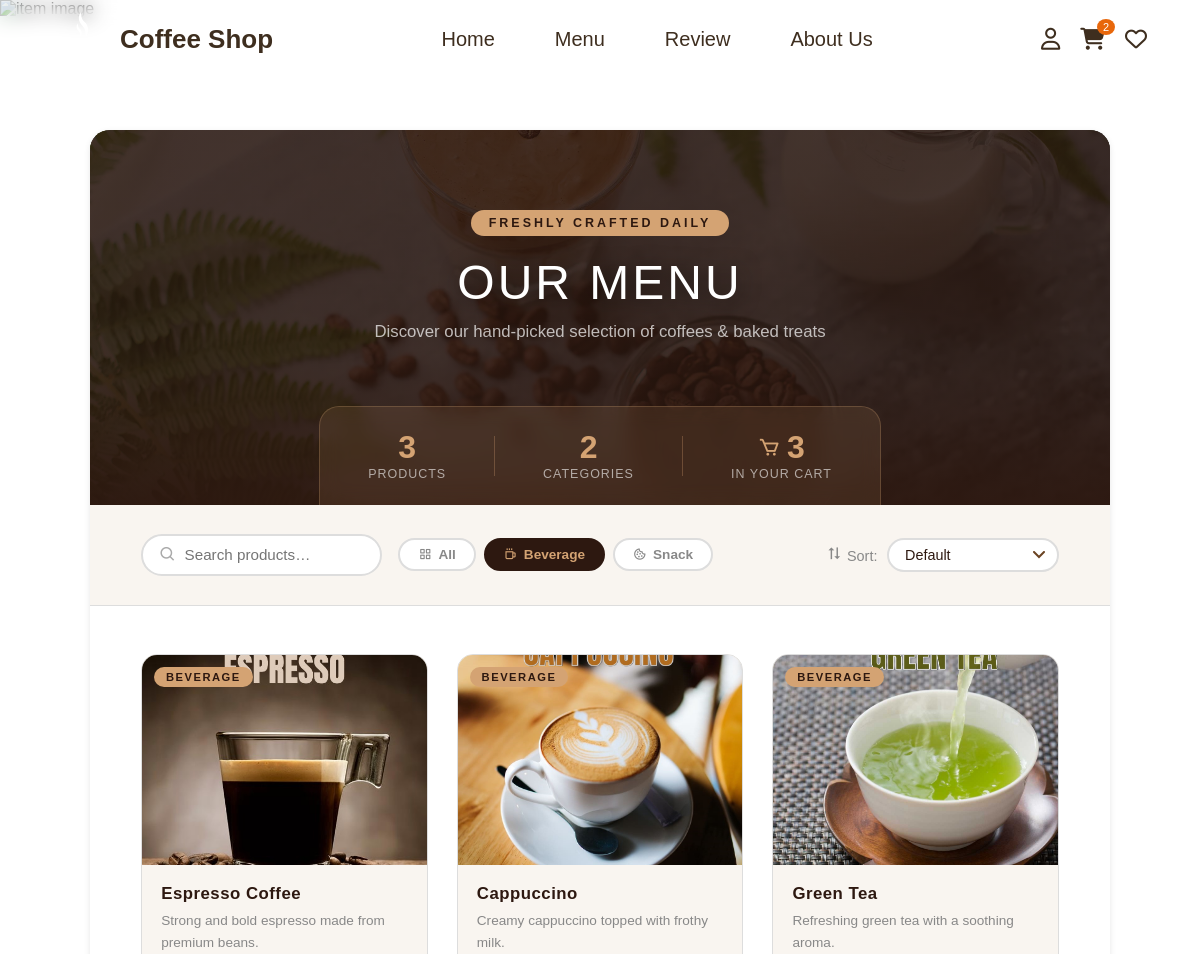
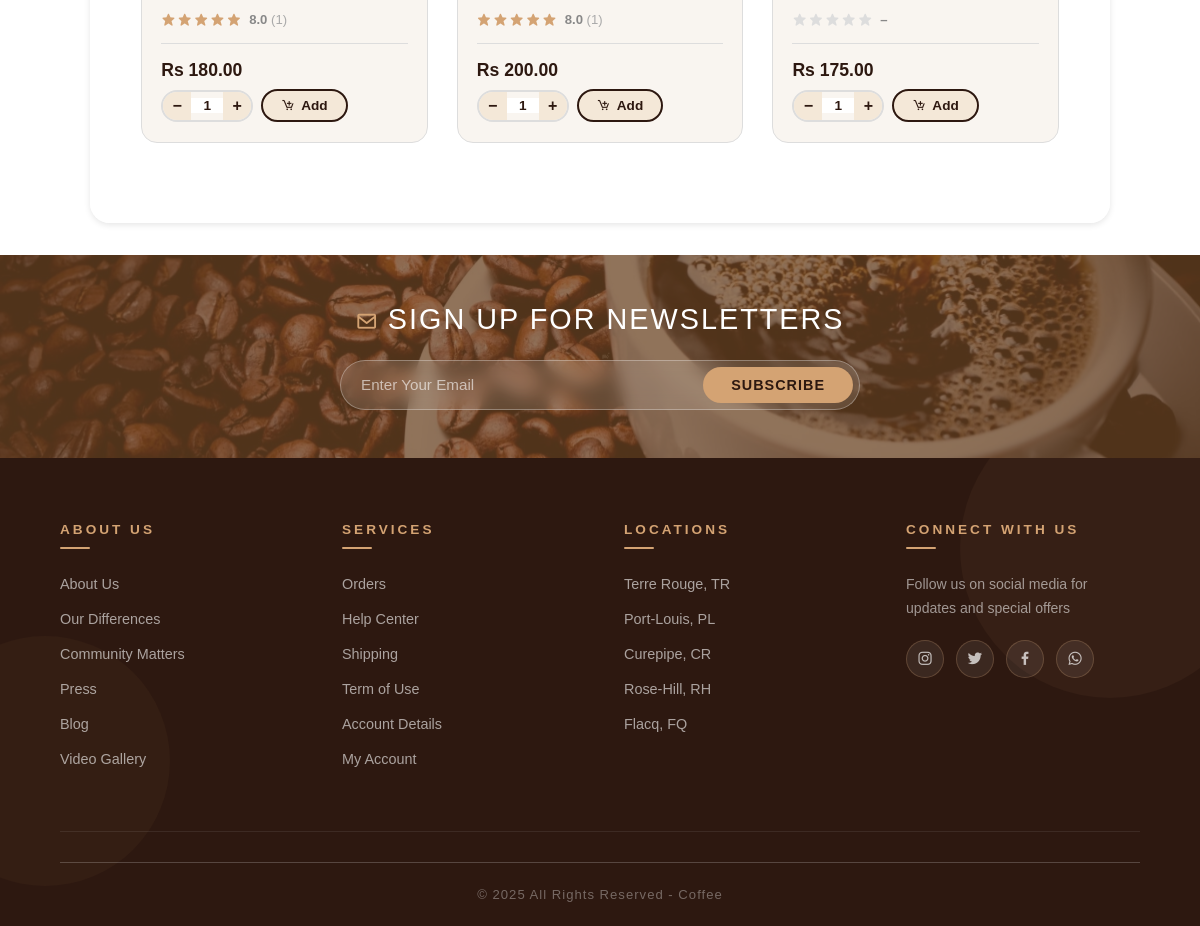
/pages/view_product.php?category=Beverage (signed in), run on the app's committed database (2 pictures, top to bottom).
### tables this page shows
CREATE TABLE `product` (
  `Product_id` int(11) NOT NULL,
  `name` varchar(250) NOT NULL,
  `description` text NOT NULL,
  `price` decimal(10,2) NOT NULL,
  `stock_quantity` int(11) NOT NULL,
  `category` varchar(20) NOT NULL,
  `Visible_on_website` tinyint(1) NOT NULL DEFAULT 1,
  `image_source` varchar(255) NOT NULL
);

### pages/view_product.php (the view, shortened to what this page needs)
<?php
    include('../assets/includes/connect.php');
    $user_id = $_SESSION['user_id'] ?? null;
    $category = $_GET['category'] ?? 'all';
    $sort     = $_GET['sort']     ?? 'default';
    $search   = trim($_GET['search'] ?? '');
    $where  = ["p.Visible_on_website = 1"];
    $params = [];
    if ($category !== 'all') {
        $where[]  = "p.category = ?";
        $params[] = $category;
    }
    $order_by = match($sort) {
        'price_asc'  => 'p.price ASC',
        'price_desc' => 'p.price DESC',
        'name_asc'   => 'p.name ASC',
        'rating'     => 'avg_rating DESC',
        default      => 'p.Product_id ASC',
    };
    $sql = "
        SELECT p.*,
               ROUND(AVG(r.Rating), 1) AS avg_rating,
               COUNT(r.Rating)         AS review_count
        FROM product p
        LEFT JOIN review r ON r.Product_id = p.Product_id
        WHERE " . implode(' AND ', $where) . "
        GROUP BY p.Product_id
        ORDER BY $order_by
    ";
    $stmt = $conn->prepare($sql);
    $stmt->execute($params);
    $products = $stmt->fetchAll(PDO::FETCH_ASSOC);
    $cat_stmt = $conn->query("SELECT DISTINCT category FROM product WHERE Visible_on_website = 1 ORDER BY category");
    $categories = $cat_stmt->fetchAll(PDO::FETCH_COLUMN);
    $cart_count = 0;
    if ($user_id) {
        $cc = $conn->prepare("SELECT SUM(quantity) FROM cart WHERE user_id = ?");
        $cc->execute([$user_id]);
        $cart_count = (int)$cc->fetchColumn();
    }
?>
<!DOCTYPE html>
<html lang="en">
<head>
    <link rel="stylesheet" href="../assets/css/header.css?v=<?php echo time(); ?>">
    <link rel="stylesheet" href="../assets/css/view_product.css?v=<?php echo time(); ?>">
    <link rel="stylesheet" href="../assets/css/footer.css?v=<?php echo time(); ?>">
    <img src="../assets/images/productimages/<?php echo $item['image_source']; ?>" alt="item image">
    <link href="https://unpkg.com/boxicons@2.1.4/css/boxicons.min.css" rel="stylesheet">
</head>
<body>
    <?php include('../assets/includes/header.php'); ?>
    <div style="height: 80px; width: 100%;"></div>
    <div class="main">
        <section class="products-hero">
            <div class="hero-overlay"></div>
            <div class="hero-text">
                <span class="hero-tag">Freshly Crafted Daily</span>
                <h1>Our Menu</h1>
                <p>Discover our hand-picked selection of coffees &amp; baked treats</p>
            </div>
            <div class="stats-bar">
                <div class="stat">
                    <span class="stat-num"><?php echo count($products); ?></span>
                    <span class="stat-label">Products</span>
                </div>
                <div class="stat">
                    <span class="stat-num"><?php echo count($categories); ?></span>
                    <span class="stat-label">Categories</span>
                </div>
                <div class="stat">
                    <a href="cart.php" class="stat-cart">
                        <i class="bx bx-cart"></i>
                        <span class="stat-num"><?php echo $cart_count; ?></span>
                    </a>
                    <span class="stat-label">In Your Cart</span>
                </div>
            </div>
        </section>
        <section class="filters-section">
            <form method="GET" class="search-bar" id="filterForm">
                <div class="search-wrap">
                    <i class="bx bx-search"></i>
                    <input type="text" name="search" placeholder="Search products…"
                           value="<?php echo htmlspecialchars($search); ?>">
                </div>
                <div class="category-pills">
                    <a href="?category=all&sort=<?php echo $sort; ?>&search=<?php echo urlencode($search); ?>"
                       class="pill <?php echo $category === 'all' ? 'active' : ''; ?>">
                        <i class="bx bx-grid-alt"></i> All
                    </a>
                    <?php foreach ($categories as $cat): ?>
                    <a href="?category=<?php echo urlencode($cat); ?>&sort=<?php echo $sort; ?>&search=<?php echo urlencode($search); ?>"
                       class="pill <?php echo $category === $cat ? 'active' : ''; ?>">
                        <?php
                            $icons = ['Beverage' => 'bx-coffee', 'Snack' => 'bx-cookie', 'Food' => 'bx-dish'];
                            $icon  = $icons[$cat] ?? 'bx-tag';
                        ?>
                        <i class="bx <?php echo $icon; ?>"></i>
                        <?php echo htmlspecialchars($cat); ?>
                    </a>
                    <?php endforeach; ?>
                </div>
                <div class="sort-wrap">
                    <label><i class="bx bx-sort-alt-2"></i> Sort:</label>
                    <select name="sort" onchange="this.form.submit()">
                        <option value="default"    <?php echo $sort==='default'    ? 'selected':''; ?>>Default</option>
                    </select>
                </div>
            </form>
        </section>
        <section class="products-section">
            <?php if (empty($products)): ?>
            <div class="no-products">
                <i class="bx bx-search-alt"></i>
                <h3>No products found</h3>
                <p>Try a different search or category.</p>
                <a href="view_product.php" class="btn">Clear Filters</a>
            </div>
            <?php else: ?>
            <div class="products-grid">
                <?php foreach ($products as $p):
                    $stars      = round($p['avg_rating'] ?? 0);
                    $avg        = $p['avg_rating'] ? number_format($p['avg_rating'], 1) : '–';
                    $out        = $p['stock_quantity'] == 0;
                ?>
                <div class="product-card <?php echo $out ? 'out-of-stock' : ''; ?>">
                    <div class="card-image">
                        <img src="../assets/images/<?php echo htmlspecialchars($p['image_source']); ?>"
                             alt="<?php echo htmlspecialchars($p['name']); ?>"
                             onerror="this.src='../assets/images/placeholder.jpg'">
                        <span class="category-badge"><?php echo htmlspecialchars($p['category']); ?></span>
                    </div>
                    <div class="card-body">
                        <a href="product_detail.php?id=<?php echo $p['Product_id']; ?>" class="card-title-link">
                        <h3 class="card-title"><?php echo htmlspecialchars($p['name']); ?></h3>
                    </a>
                        <p class="card-desc"><?php echo htmlspecialchars($p['description']); ?></p>
                        <div class="card-rating">
                            <div class="stars">
                                <?php for ($i = 1; $i <= 5; $i++): ?>
                                    <i class="bx bxs-star <?php echo $i <= $stars ? 'filled' : 'empty'; ?>"></i>
                                <?php endfor; ?>
                            </div>
                            <span class="rating-text">
                                <?php echo $avg; ?>
                                <?php if ($p['review_count'] > 0): ?>
                                    <span class="review-count">(<?php echo $p['review_count']; ?>)</span>
                                <?php endif; ?>
                            </span>
                        </div>
                        <div class="card-footer">
                            <span class="price">Rs <?php echo number_format($p['price'], 2); ?></span>
                            <?php if (!$out): ?>
                            <form method="POST" class="add-cart-form">
                                <div class="qty-wrap">
                                    <button type="button" class="qty-btn" onclick="changeQty(this,-1)">−</button>
                                    <input type="number" name="quantity" value="1" min="1"
                                           max="<?php echo $p['stock_quantity']; ?>" class="qty-input" readonly>
                                    <button type="button" class="qty-btn" onclick="changeQty(this,1)">+</button>
                                </div>
                                <button type="submit" name="add_to_cart" class="btn add-btn">
                                    <i class="bx bx-cart-add"></i> Add
                                </button>
                            </form>
                            <?php else: ?>
                            <span class="out-label">Unavailable</span>
                            <?php endif; ?>
                        </div>
                    </div>
                </div>
                <?php endforeach; ?>
            </div>
            <?php endif; ?>
        </section>
    </div>
    <?php include('../assets/includes/footer.php'); ?>
</body>
</html>

### assets/css/header.css (style rules this page uses)
html, body { margin: 0; padding: 0; overflow-x: hidden; font-family: Arial, sans-serif; }
* { box-sizing: border-box; }

### assets/css/footer.css (style rules this page uses)
* { margin: 0; padding: 0; box-sizing: border-box; }
body { display: flex; flex-direction: column; min-height: 100vh; margin: 0; }
.main { flex: 1; }
html { font-size: 16px; -ms-overflow-style: scrollbar; -webkit-tap-highlight-color: transparent; -font-family: sans-serif; --ms-text-size-adjust: 100%; -webkit-text-size-adjust: 100%; }

### data on the page
product: image_source (picture), category "BEVERAGE", name "Espresso Coffee", description "Strong and bold espresso made from premium beans.", avg "8.0", review_count "1", price "180.00"
product: image_source (picture), category "BEVERAGE", name "Cappuccino", description "Creamy cappuccino topped with frothy milk.", avg "8.0", review_count "1", price "200.00"
product: image_source (picture), category "BEVERAGE", name "Green Tea", description "Refreshing green tea with a soothing aroma.", avg "–", price "175.00"

### other printed values
$total_cart_items ?: '' "2"
count($products) "3"
count($categories) "2"
$cart_count "3"
$cat "Beverage"
$cat "Snack"
